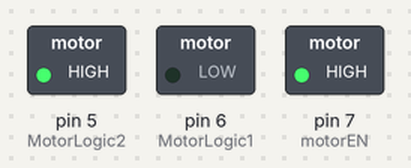
This sketch was run on a simulated Arduino Uno, built with avr-gcc and run on an emulated ATmega328P. On the bench: switched loads named in the sketch (green lamp = pin HIGH).

Above: at 0.1 s.
Timing chart, 0 to 1.6 s (numbered marks = the images above):
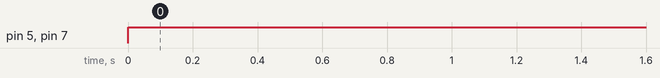

Measured:
- by itself, pin 5 (MotorLogic2), pin 7 (motorEN): LOW → HIGH at 0.00 s

The sketch:

Motor_Example.ino
```cpp
int motorEN = 7;
int MotorLogic1 = 6;
int MotorLogic2 = 5;

void setup() {
  pinMode(motorEN, OUTPUT);
  pinMode(MotorLogic1, OUTPUT);
  pinMode(MotorLogic2, OUTPUT);
  digitalWrite(motorEN, LOW);
}

void loop() {
  digitalWrite(motorEN, HIGH);
  digitalWrite(MotorLogic1, LOW);
  digitalWrite(MotorLogic2, HIGH);
}
```
